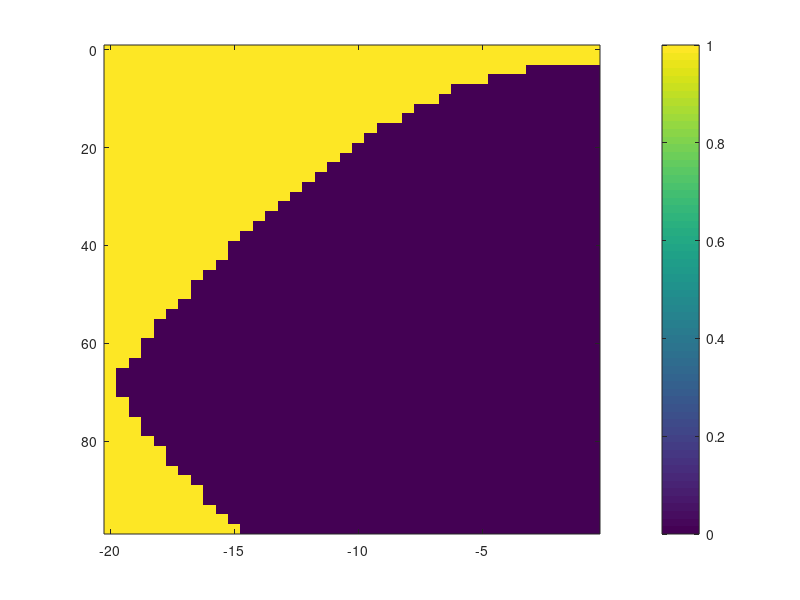
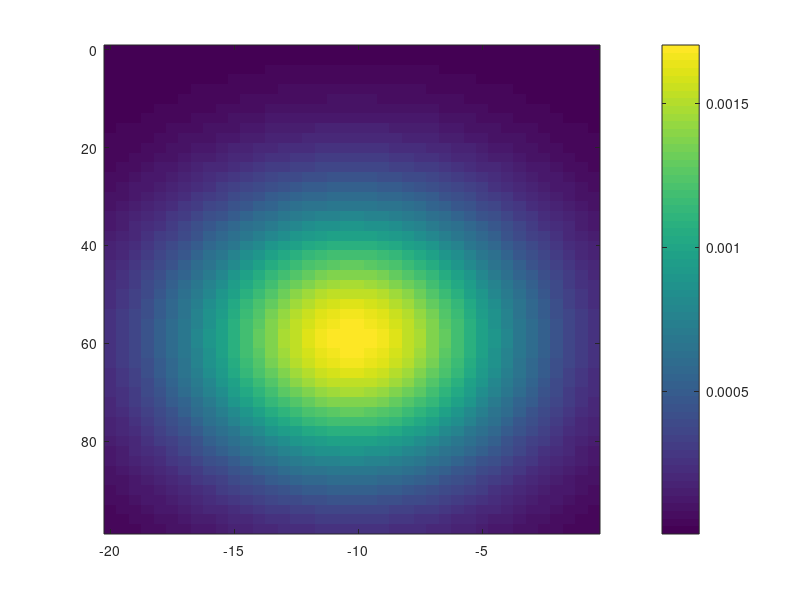
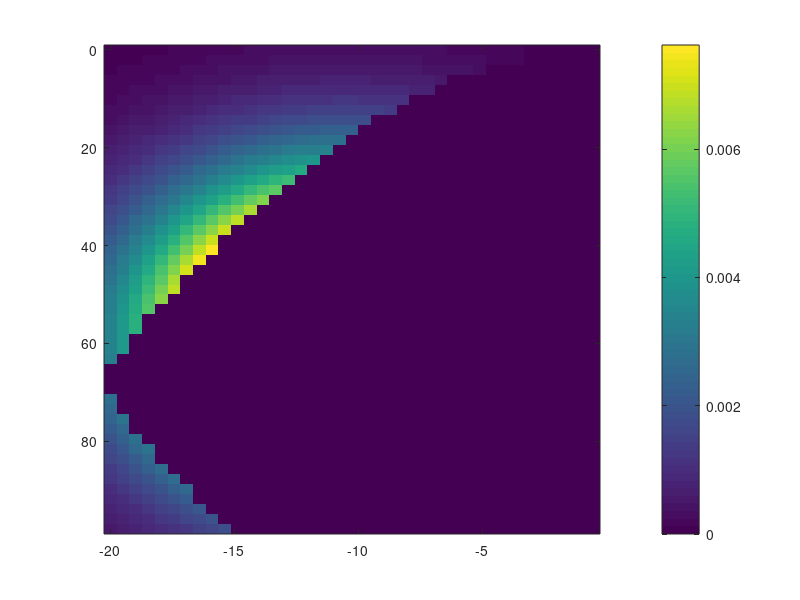

MATLAB code for these plots, in order:
table = csvread('new.csv');
figure;
x_label = table(1,:);
x_label(1)=[];
x_label(size(x_label,2))=[];
y_label = table(:,1);
y_label(1)=[];
y_label(size(y_label,1))=[];
table(1,:)=[];
table(:,1)=[];
table(size(table,1),:)=[];
table(:,size(table,2))=[];
imagesc(x_label,y_label,table);
colorbar;
possibility_table = csvread('possibility_table.csv');
figure;
possibility_table(1,:)=[];
possibility_table(:,1)=[];
imagesc(x_label,y_label,possibility_table);
colorbar;
range_num = size(possibility_table,1);
range_rate_num = size(possibility_table,2);
Pb_table = zeros(range_num,range_rate_num);

for i = 2:range_num
    for j = 2:range_rate_num
        Pb_table(i,j) = table(i,j)*possibility_table(i,j);
    end
end
Pb = sum(sum(Pb_table));
Pxib_table = Pb_table/Pb;
figure;
Pxib_table(1,:)=[];
Pxib_table(:,1)=[];
imagesc(x_label,y_label,Pxib_table);
colorbar;
newp = sum(sum(Pxib_table));
csvwrite('Pxib_table.csv',Pxib_table)



